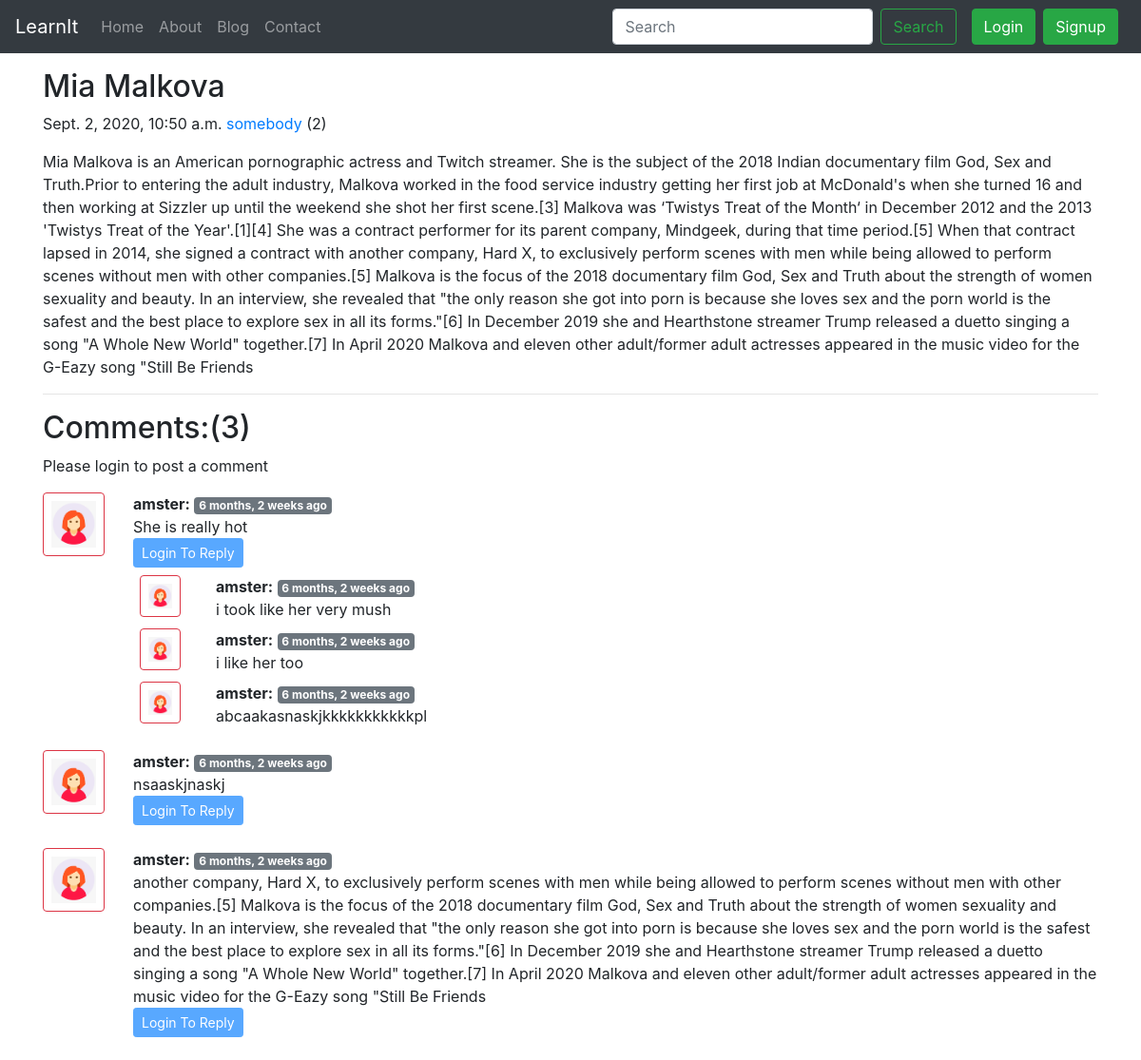
The app's page /blog/horny-mia with its own data.
### blog/models.py (models this page shows, shortened)
class Post(models.Model):
    sno = models.AutoField(primary_key=True)
    title = models.CharField(max_length=100)
    content = models.TextField()
    author = models.CharField(max_length=12)
    slug = models.CharField(max_length=120)
    views = models.IntegerField(default=0)
    timeStamp = models.DateTimeField(blank=True)

class BlogComment(models.Model):
    sno = models.AutoField(primary_key=True)
    comment = models.TextField()
    user = models.ForeignKey(User, on_delete=models.CASCADE)
    post = models.ForeignKey(Post, on_delete=models.CASCADE)
    parent = models.ForeignKey('self', on_delete=models.CASCADE, null=True)
    timeStamp = models.DateTimeField(default=now)

### blog/views.py (the view)
# urls.py: path('<str:slug>', views.blogPost, name='blogPost'),
def blogPost(request, slug):
    post = Post.objects.filter(slug=slug).first()
    post.views = post.views + 1
    post.save()
    comments = BlogComment.objects.filter(post=post, parent=None)
    replies = BlogComment.objects.filter(post=post).exclude(parent=None)
    replyDict = {}
    for reply in replies:
        if reply.parent.sno not in replyDict.keys():
            replyDict[reply.parent.sno] = [reply]
        else:
            replyDict[reply.parent.sno].append(reply)
    context = {'post': post, 'comments': comments,
               'user': request.user, 'replyDict': replyDict}
    return render(request, 'blog/blogPost.html', context)

### blog/templatetags/extras.py (called while the page is built)
@register.filter(name='get_val')
def get_val(dict, key):
    return dict.get(key)

### templates/blog/blogPost.html (shortened to what this page needs)
{% extends 'base.html' %}
{% block body %}
{% load humanize %}
{% load extras %}
<div class="container my-3">
        <h2 class="blog-post-title">{{post.title}}</h2>
        <p class="blog-post-meta">{{post.timeStamp}} <a href="/about">{{post.author}}</a> (<span>{{post.views}}</span>)</p>
        <p>{{post.content|safe}}</p>
        <hr>
      </div>
      <div class="container">
      <h2>Comments:({{comments.count}})</h2>
      <div class="my-2">
      {% if user.is_authenticated %}
         <form action="/blog/postComment" method="post">{% csrf_token %}
  <div class="form-group">
    <label for="exampleInputEmail1"><strong>Comments:</strong></label>
    <input type="text" name="comment" class="form-control" placeholder="Enter your comment">
  </div>
  <input type="hidden" name="postSno" value="{{post.sno}}">
  <input type="hidden" name="postSno" value="">
  <button type="submit" class="btn btn-primary">Submit</button>
</form>
      {% else %}
     <p>Please login to post a comment</p>
      {% endif %}
</div>
{% for comment in comments  %}
  <div class="row my-3">
      <div class="col-md-1">
      <img src="/static/img/user.png" class="rounded mx-auto d-block w-100 p-2 border border-danger" alt="user">
      </div>
      <div class="col-md-11"><b>{{comment.user.username }}:</b> <span class="badge badge-secondary">{{comment.timeStamp|naturaltime}}</span>
      <div>{{comment.comment}}</div>
      <div class="reply mx-0">
      {% if user.is_authenticated %}
      <button class="btn btn-sm btn-primary" type="button" data-toggle="collapse" data-target="#replyBox{{comment.sno}}" aria-expanded="false" aria-controls="replyBox{{comment.sno}}">
    Reply
  </button>
<div class="collapse" id="replyBox{{comment.sno}}">
  <div class="card card-body my-2">
           <form action="/blog/postComment" method="post">{% csrf_token %}
  <div class="form-group">
    <label for="comment"><strong>Reply</strong></label>
    <input type="text" name="comment" class="form-control" placeholder="Enter your comment">
    <input type="hidden" name="parentSno" value="{{comment.sno}}">
  </div>
  <input type="hidden" name="postSno" value="{{post.sno}}">
  <button type="submit" class="btn btn-primary">Submit</button>
</form>
  </div>
</div>
{% else %}
  <button class="btn btn-sm btn-primary" type="button" data-toggle="collapse" data-target="#replyBox{{comment.sno}}" aria-expanded="false" aria-controls="replyBox{{comment.sno}}" disabled>
    Login To Reply
  </button>
{% endif %}
<div class="replies my-2">
{% for reply in replyDict|get_val:comment.sno %}
<div class="row my-2">
<div class="col-md-1">
      <img src="/static/img/user.png" class="rounded mx-auto d-block w-75 p-2 border border-danger" alt="user">
      </div>
      <div class="col-md-11">
      <b>{{reply.user.username }}:</b> <span class="badge badge-secondary">{{reply.timeStamp|naturaltime}}</span>
      <div>{{reply.comment}} <br></div>
      </div>
</div>
{% endfor %}
</div>
      </div>
      </div>
       </div>
{% endfor %}
</div>
{% endblock body %}

### templates/base.html (shortened to what this page needs)
<!doctype html>
<html lang="en">
  <head>
    <link rel="stylesheet" href="https://stackpath.bootstrapcdn.com/bootstrap/4.5.2/css/bootstrap.min.css">
  </head>
  <body>
    <nav class="navbar navbar-expand-lg navbar-dark bg-dark">
  <a class="navbar-brand" href="/">LearnIt</a>
  <div class="collapse navbar-collapse" id="navbarSupportedContent">
    <ul class="navbar-nav mr-auto">
      <li class="nav-item {% block homeactive %}
      {% endblock homeactive %}">
        <a class="nav-link" href="/">Home <span class="sr-only">(current)</span></a>
      </li>
      <li class="nav-item {% block aboutactive %}
      {% endblock aboutactive %}">
        <a class="nav-link" href="/about">About</a>
      </li>
    <li class="nav-item {% block blogactive %}
    {% endblock blogactive %}">
        <a class="nav-link" href="/blog">Blog</a>
      </li>
      <li class="nav-item {% block contactactive %}
      {% endblock contactactive %}">
        <a class="nav-link" href="/contact">Contact</a>
      </li>
    </ul>
    <div class="ml-auto form-inline">
    <form method="get" action="/search" class="form-inline my-2 my-lg-0 mx-3">
      <input class="form-control mr-sm-2" type="search" placeholder="Search" aria-label="Search" name="query" id="query">
      <button class="btn btn-outline-success my-2 my-sm-0" type="submit">Search</button>
    </form>
    {% if user.is_authenticated %}
    <ul class="navbar-nav mr-6">
    <li class="nav-item dropdown">
        <a class="nav-link dropdown-toggle" href="#" id="navbarDropdown" role="button" data-toggle="dropdown" aria-haspopup="true" aria-expanded="false">
          <strong>{{request.user}}</strong>
        </a>
        <div class="dropdown-menu mr-2" aria-labelledby="navbarDropdown">
          <a class="dropdown-item" href="/logout">Logout</a>
        </div>
      </li>
    </ul>
    {% else %}
<button type="button" class="btn btn-success mr-2" data-toggle="modal" data-target="#loginModal">
  Login
</button>
<button type="button" class="btn btn-success mr-2" data-toggle="modal" data-target="#signupModal">
  Signup
</button>
</div>
{% endif %}
  </div>
</nav>
{% block body %}
{% endblock body %}
  </body>
</html>

### records on screen
Post: title "Mia Malkova", timeStamp "Sept. 2, 2020, 10:50 a.m.", author "somebody", views "2", content "Mia Malkova is an American pornographic actress and Twitch streamer. She is the subject of the 2018 Indian documentary film God, Sex and Truth.Prior to entering the adult industry, Malkova worked in the food service industry getting her first job at McDonald's when she turned 16 and then working at Sizzler up until the weekend she shot her first scene.[3] Malkova was ‘Twistys Treat of the Month‘ in December 2012 and the 2013 'Twistys Treat of the Year'.[1][4] She was a contract performer for its parent company, Mindgeek, during that time period.[5] When that contract lapsed in 2014, she signed a contract with another company, Hard X, to exclusively perform scenes with men while being…"
BlogComment: user.username "amster", timeStamp "6 months, 2 weeks ago", comment "She is really hot"
BlogComment: user.username "amster", timeStamp "6 months, 2 weeks ago", comment "i took like her very mush"
BlogComment: user.username "amster", timeStamp "6 months, 2 weeks ago", comment "i like her too"
BlogComment: user.username "amster", timeStamp "6 months, 2 weeks ago", comment "abcaakasnaskjkkkkkkkkkkkpl"
BlogComment: user.username "amster", timeStamp "6 months, 2 weeks ago", comment "nsaaskjnaskj"
BlogComment: user.username "amster", timeStamp "6 months, 2 weeks ago", comment "another company, Hard X, to exclusively perform scenes with men while being allowed to perform scenes without men with other companies.[5] Malkova is the focus of the 2018 documentary film God, Sex and Truth about the strength of women sexuality and beauty. In an interview, she revealed that \"the only reason she got into porn is because she loves sex and the porn world is the safest and the best place to explore sex in all its forms.\"[6] In December 2019 she and Hearthstone streamer Trump released a duetto singing a song \"A Whole New World\" together.[7] In April 2020 Malkova and eleven other adult/former adult actresses appeared in the music video for the G-Eazy song \"Still Be Friends"

### other values on screen
{{ comments.count }} "3"
